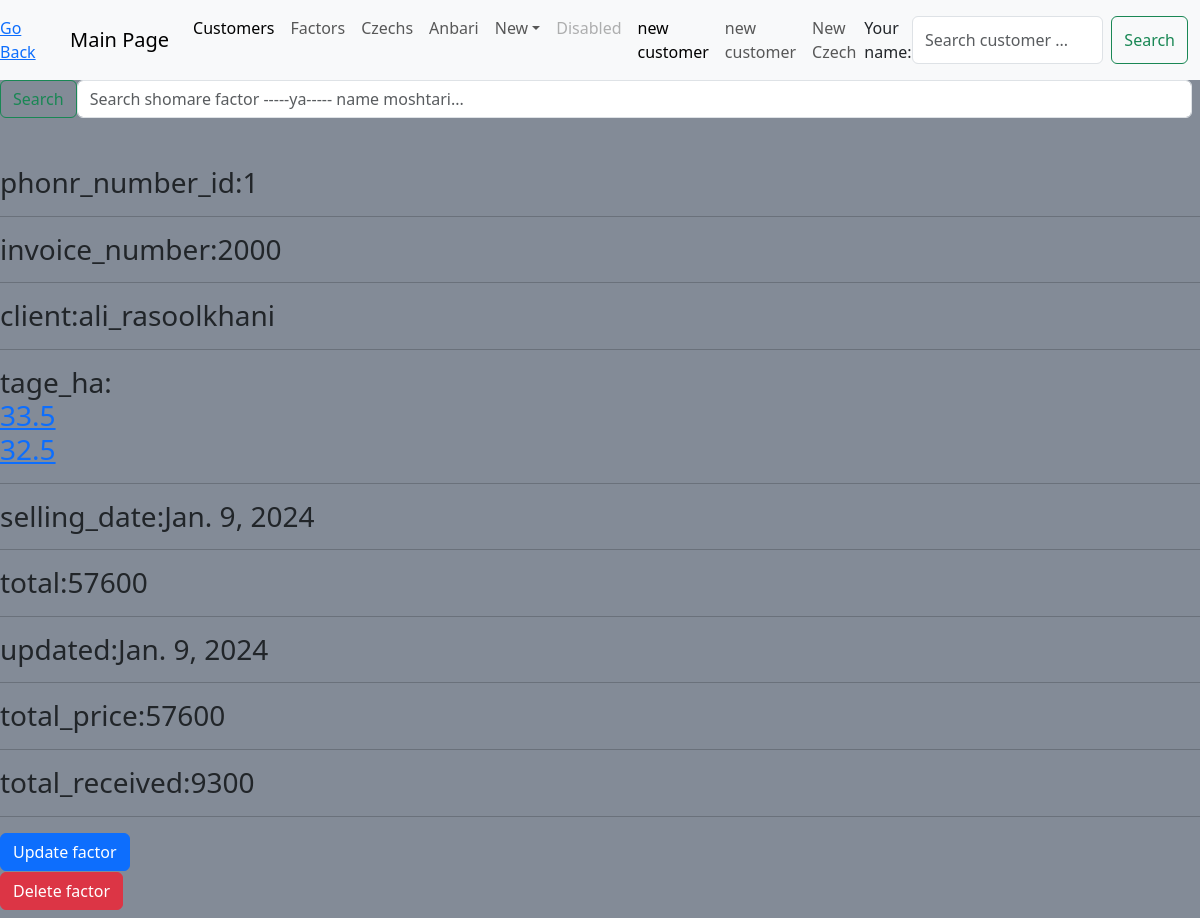
Before: /factor/profile/1 with the older database file.
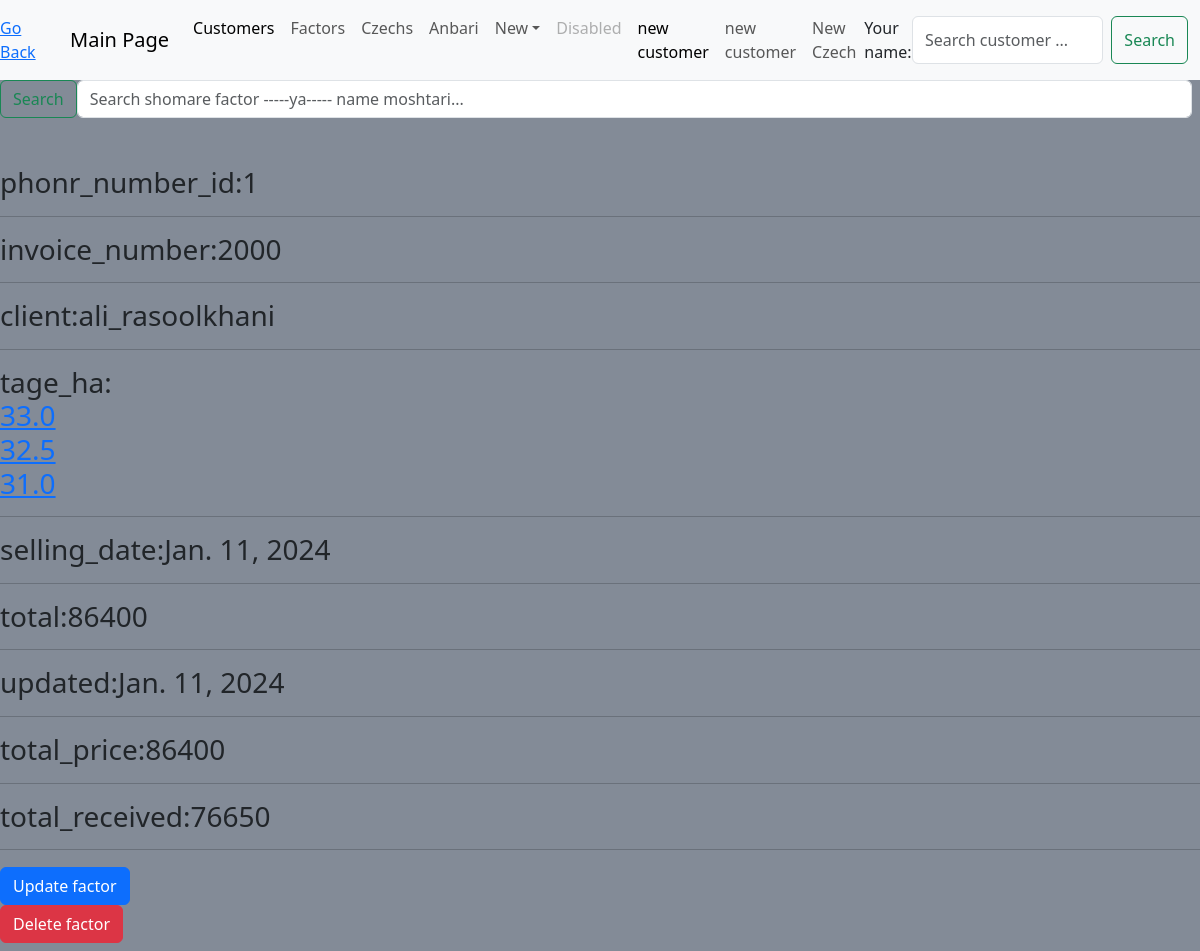
After: the same page with the newer database file.
### factor0/models.py (models this page shows, shortened)
class Roll(models.Model):
    material = models.CharField(max_length=16, default='nil-bangal')
    dyeing = models.CharField(max_length=30, default='sooper_derakhshan')
    weight = models.FloatField(blank=True, null=True)
    meter = models.IntegerField(null=True, default=120)
    used_in_invoice = models.BooleanField(default=False, null=True)
    class Meta:
        ordering = ['-material', '-weight', '-meter', ]
        verbose_name_plural = "Rolls"
    def __str__(self) -> str:
        return str(self.weight)

class Invoice(models.Model):
    invoice_number = models.IntegerField(blank=True, null=True, default=2000, unique=True)
    client = models.ForeignKey(Client, on_delete=models.SET_NULL, null=True)
    amount = models.IntegerField(null=True, default=240)
    roll = models.ManyToManyField(Roll)
    received = models.ForeignKey(Received, on_delete=models.SET_NULL, blank=True, null=True)
    selling_date = models.DateField(auto_now_add=True)
    updated = models.DateField(auto_now=True)
    @property
    def total_price(self):
        if self.roll.exists():
            if self.roll.filter(material__in=['nil', 'bangal']).exists():
                total_pricee = sum(roll.weight * (self.amount or 0) for roll in self.roll.all())
            else:
                total_pricee = sum(roll.meter * (self.amount or 0) for roll in self.roll.all())
        else:
            total_pricee = 0
        return total_pricee
    class Meta:
        ordering = ['-invoice_number', ]
        verbose_name_plural = "Invoices"

### chek0/models.py (models this page shows, shortened)
class Received(models.Model):
    chek = models.ManyToManyField(Czech, blank=True)
    cash = models.IntegerField(blank=True, null=True)
    date = models.DateField(auto_now_add=True)
    updated = models.DateField(auto_now=True)
    @property
    def total_received(self):
        total_price = sum(int(t.amount) or 0 for t in self.chek.all())
        total_cash = self.cash or 0
        total = total_price + total_cash
        return total or 0

class Czech(models.Model):
    chec_bearer = models.ForeignKey(Client, null=True, on_delete=models.SET_NULL)
    check_book = models.IntegerField(unique=True)
    sayad = models.CharField(max_length=16, unique=True)
    dueـdate = models.CharField(max_length=15)
    amount = models.CharField(max_length=20)
    national_code = models.CharField(max_length=20, unique=True)
    destination = models.CharField(max_length=100, null=True, blank=True)
    dueـdate = models.DateField(auto_now_add=True)
    updated = models.DateField(auto_now=True)
    holder = models.CharField(max_length=100, null=True, blank=True)
    class RegistereChoice(models.TextChoices):
        Yes = 'yes'
        No = 'no'
    is_registered = models.CharField(max_length=16, choices =RegistereChoice, default=RegistereChoice.No)
    class Meta:
        ordering = ['-check_book', ]
    check_photo = models.ImageField( blank=True, null=True, upload_to="chekha")

### customer0/models.py (models this page shows, shortened)
class Client(models.Model):
    name = models.CharField(max_length=50, unique=True)
    national_code = models.CharField(max_length=16, blank =True, null = True, unique=True)
    phonr_number = models.CharField(max_length=16, unique=True)
    address = models.TextField()
    creditـlimit = models.CharField(max_length=16)
    class Meta:
        ordering = ['name', ]
        verbose_name_plural = "Clients"
    def __str__(self) -> str:
        return self.name[0:50]

### factor0/views.py (the view)
# urls.py: path('profile/<int:id>', views.factor_profile, name='profile'),
def factor_profile(request, id):
    factor = get_object_or_404(Invoice, id=id)
    content = {'factor': factor}
    return render(request, 'factor0/profile.html', content)

### factor0/templates/factor0/profile.html
{% extends 'main.html' %}
{% block content %}
<br><br>
<h3>
phonr_number_id:{{factor.id}} <hr>
invoice_number:{{factor.invoice_number}} <hr>
client:{{factor.client}}<hr>
tage_ha:<a href ="{% url 'factor:tage_factor'  factor.id %}">
            {% for roll in factor.roll.all %}
            <br/>{{ roll }}
            {% endfor %}
          </a> <br><hr>
selling_date:{{factor.selling_date}}<hr>
total:{{factor.total_price}}<hr>
updated:{{factor.updated}}<hr>
total_price:{{factor.total_price}}<hr>
total_received:{{factor.received.total_received}}<hr>
</h3>
<h3>
    <a href="{% url 'factor:update' factor.id %}">
        <button type="button" class="btn btn-primary">Update factor</button>
    </a> <br>
    <a href = "{% url 'factor:delete'  factor.id %}">
        <button type="button" class="btn btn-danger">Delete factor</button>
    </a><br>
</h3>
{% endblock content %}

Changed rows visible on the page:
changed Invoice "ali_rasoolkhani": selling_date "Jan. 9, 2024" → "Jan. 11, 2024"; total_price "57600" → "86400"; updated "Jan. 9, 2024" → "Jan. 11, 2024"; received.total_received "9300" → "76650"
changed Roll (number 1 of 3 on the later page): weight "33.5" → "33.0"
now on this page (row edited): Roll: weight "31.0"
